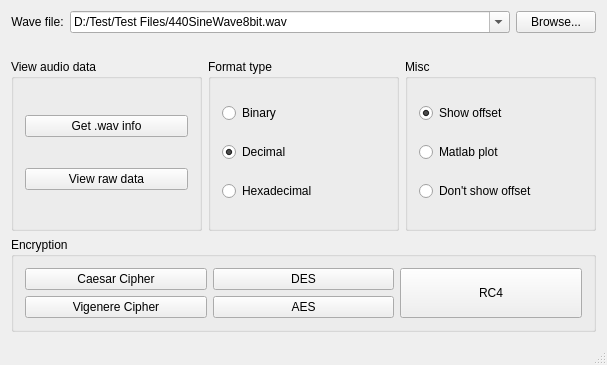
<?xml version="1.0" encoding="UTF-8"?>
<ui version="4.0">
 <class>MainWindow</class>
 <widget class="QMainWindow" name="MainWindow">
  <property name="geometry">
   <rect>
    <x>0</x>
    <y>0</y>
    <width>607</width>
    <height>365</height>
   </rect>
  </property>
  <property name="sizePolicy">
   <sizepolicy hsizetype="Preferred" vsizetype="Preferred">
    <horstretch>0</horstretch>
    <verstretch>0</verstretch>
   </sizepolicy>
  </property>
  <property name="windowTitle">
   <string>Audio Cipher</string>
  </property>
  <widget class="QWidget" name="centralWidget">
   <layout class="QVBoxLayout" name="verticalLayout_4">
    <item>
     <layout class="QHBoxLayout" name="horizontalLayout_2">
      <item>
       <widget class="QLabel" name="label">
        <property name="text">
         <string>Wave file:</string>
        </property>
        <property name="alignment">
         <set>Qt::AlignCenter</set>
        </property>
       </widget>
      </item>
      <item>
       <widget class="QComboBox" name="addressEdit">
        <property name="sizePolicy">
         <sizepolicy hsizetype="MinimumExpanding" vsizetype="Fixed">
          <horstretch>0</horstretch>
          <verstretch>0</verstretch>
         </sizepolicy>
        </property>
        <property name="editable">
         <bool>true</bool>
        </property>
        <property name="currentText">
         <string>D:/Test/Test Files/440SineWave8bit.wav</string>
        </property>
        <item>
         <property name="text">
          <string>D:/Test/Test Files/440SineWave8bit.wav</string>
         </property>
        </item>
        <item>
         <property name="text">
          <string>D:/Test/Test Files/test.wav</string>
         </property>
        </item>
        <item>
         <property name="text">
          <string>D:/Test/Test Files/13 Geografía.wav</string>
         </property>
        </item>
        <item>
         <property name="text">
          <string>D:/Test/Test Files/01 The Circle of Life.wav</string>
         </property>
        </item>
       </widget>
      </item>
      <item>
       <widget class="QPushButton" name="browsePushButton">
        <property name="text">
         <string>Browse...</string>
        </property>
       </widget>
      </item>
     </layout>
    </item>
    <item>
     <spacer name="horizontalSpacer">
      <property name="orientation">
       <enum>Qt::Horizontal</enum>
      </property>
      <property name="sizeHint" stdset="0">
       <size>
        <width>40</width>
        <height>20</height>
       </size>
      </property>
     </spacer>
    </item>
    <item>
     <layout class="QHBoxLayout" name="horizontalLayout">
      <item>
       <widget class="QGroupBox" name="groupBox">
        <property name="title">
         <string>View audio data</string>
        </property>
        <layout class="QVBoxLayout" name="verticalLayout_3">
         <item>
          <widget class="QPushButton" name="getInfoPushButton">
           <property name="text">
            <string>Get .wav info</string>
           </property>
          </widget>
         </item>
         <item>
          <widget class="QPushButton" name="viewPushButton">
           <property name="text">
            <string>View raw data</string>
           </property>
          </widget>
         </item>
        </layout>
       </widget>
      </item>
      <item>
       <widget class="QGroupBox" name="groupBox_3">
        <property name="sizePolicy">
         <sizepolicy hsizetype="Minimum" vsizetype="MinimumExpanding">
          <horstretch>0</horstretch>
          <verstretch>0</verstretch>
         </sizepolicy>
        </property>
        <property name="title">
         <string>Format type</string>
        </property>
        <layout class="QHBoxLayout" name="horizontalLayout_4">
         <item>
          <layout class="QVBoxLayout" name="verticalLayout">
           <item>
            <widget class="QRadioButton" name="binaryRadioButton">
             <property name="text">
              <string>Binary</string>
             </property>
             <property name="checked">
              <bool>false</bool>
             </property>
             <property name="autoExclusive">
              <bool>true</bool>
             </property>
            </widget>
           </item>
           <item>
            <widget class="QRadioButton" name="decimalRadioButton">
             <property name="text">
              <string>Decimal</string>
             </property>
             <property name="checked">
              <bool>true</bool>
             </property>
            </widget>
           </item>
           <item alignment="Qt::AlignLeft">
            <widget class="QRadioButton" name="hexadecimalRadioButton">
             <property name="text">
              <string>Hexadecimal</string>
             </property>
            </widget>
           </item>
          </layout>
         </item>
        </layout>
       </widget>
      </item>
      <item>
       <widget class="QGroupBox" name="groupBox_4">
        <property name="sizePolicy">
         <sizepolicy hsizetype="Minimum" vsizetype="MinimumExpanding">
          <horstretch>0</horstretch>
          <verstretch>0</verstretch>
         </sizepolicy>
        </property>
        <property name="title">
         <string>Misc</string>
        </property>
        <layout class="QHBoxLayout" name="horizontalLayout_5">
         <item>
          <layout class="QVBoxLayout" name="verticalLayout_2">
           <item>
            <widget class="QRadioButton" name="shOffsetRadioButton">
             <property name="text">
              <string>Show offset</string>
             </property>
             <property name="checked">
              <bool>true</bool>
             </property>
            </widget>
           </item>
           <item>
            <widget class="QRadioButton" name="mlPlotRadioButton">
             <property name="text">
              <string>Matlab plot</string>
             </property>
            </widget>
           </item>
           <item>
            <widget class="QRadioButton" name="dshOffsetRadioButton">
             <property name="text">
              <string>Don't show offset</string>
             </property>
            </widget>
           </item>
          </layout>
         </item>
        </layout>
       </widget>
      </item>
     </layout>
    </item>
    <item>
     <widget class="QGroupBox" name="groupBox_2">
      <property name="sizePolicy">
       <sizepolicy hsizetype="MinimumExpanding" vsizetype="Preferred">
        <horstretch>0</horstretch>
        <verstretch>0</verstretch>
       </sizepolicy>
      </property>
      <property name="title">
       <string>Encryption</string>
      </property>
      <layout class="QHBoxLayout" name="horizontalLayout_3">
       <item>
        <layout class="QVBoxLayout" name="verticalLayout_5">
         <item>
          <widget class="QPushButton" name="cesarButton">
           <property name="sizePolicy">
            <sizepolicy hsizetype="Minimum" vsizetype="Fixed">
             <horstretch>0</horstretch>
             <verstretch>0</verstretch>
            </sizepolicy>
           </property>
           <property name="text">
            <string>Caesar Cipher</string>
           </property>
          </widget>
         </item>
         <item>
          <widget class="QPushButton" name="vigenereButton">
           <property name="sizePolicy">
            <sizepolicy hsizetype="Minimum" vsizetype="Fixed">
             <horstretch>0</horstretch>
             <verstretch>0</verstretch>
            </sizepolicy>
           </property>
           <property name="text">
            <string>Vigenere Cipher</string>
           </property>
          </widget>
         </item>
        </layout>
       </item>
       <item>
        <layout class="QVBoxLayout" name="verticalLayout_6">
         <item>
          <widget class="QPushButton" name="desButton">
           <property name="sizePolicy">
            <sizepolicy hsizetype="Minimum" vsizetype="Fixed">
             <horstretch>0</horstretch>
             <verstretch>0</verstretch>
            </sizepolicy>
           </property>
           <property name="text">
            <string>DES</string>
           </property>
          </widget>
         </item>
         <item>
          <widget class="QPushButton" name="aesButton">
           <property name="sizePolicy">
            <sizepolicy hsizetype="Minimum" vsizetype="Fixed">
             <horstretch>0</horstretch>
             <verstretch>0</verstretch>
            </sizepolicy>
           </property>
           <property name="text">
            <string>AES</string>
           </property>
          </widget>
         </item>
        </layout>
       </item>
       <item>
        <widget class="QPushButton" name="rc4Button">
         <property name="sizePolicy">
          <sizepolicy hsizetype="Minimum" vsizetype="Preferred">
           <horstretch>0</horstretch>
           <verstretch>0</verstretch>
          </sizepolicy>
         </property>
         <property name="text">
          <string>RC4</string>
         </property>
        </widget>
       </item>
      </layout>
     </widget>
    </item>
   </layout>
  </widget>
  <widget class="QMenuBar" name="menuBar">
   <property name="geometry">
    <rect>
     <x>0</x>
     <y>0</y>
     <width>607</width>
     <height>26</height>
    </rect>
   </property>
  </widget>
  <widget class="QStatusBar" name="statusBar"/>
 </widget>
 <layoutdefault spacing="6" margin="11"/>
 <resources/>
 <connections>
  <connection>
   <sender>mlPlotRadioButton</sender>
   <signal>toggled(bool)</signal>
   <receiver>binaryRadioButton</receiver>
   <slot>setDisabled(bool)</slot>
   <hints>
    <hint type="sourcelabel">
     <x>273</x>
     <y>146</y>
    </hint>
    <hint type="destinationlabel">
     <x>191</x>
     <y>128</y>
    </hint>
   </hints>
  </connection>
  <connection>
   <sender>mlPlotRadioButton</sender>
   <signal>toggled(bool)</signal>
   <receiver>hexadecimalRadioButton</receiver>
   <slot>setDisabled(bool)</slot>
   <hints>
    <hint type="sourcelabel">
     <x>328</x>
     <y>150</y>
    </hint>
    <hint type="destinationlabel">
     <x>212</x>
     <y>168</y>
    </hint>
   </hints>
  </connection>
  <connection>
   <sender>mlPlotRadioButton</sender>
   <signal>toggled(bool)</signal>
   <receiver>decimalRadioButton</receiver>
   <slot>setChecked(bool)</slot>
   <hints>
    <hint type="sourcelabel">
     <x>344</x>
     <y>150</y>
    </hint>
    <hint type="destinationlabel">
     <x>227</x>
     <y>146</y>
    </hint>
   </hints>
  </connection>
 </connections>
</ui>
